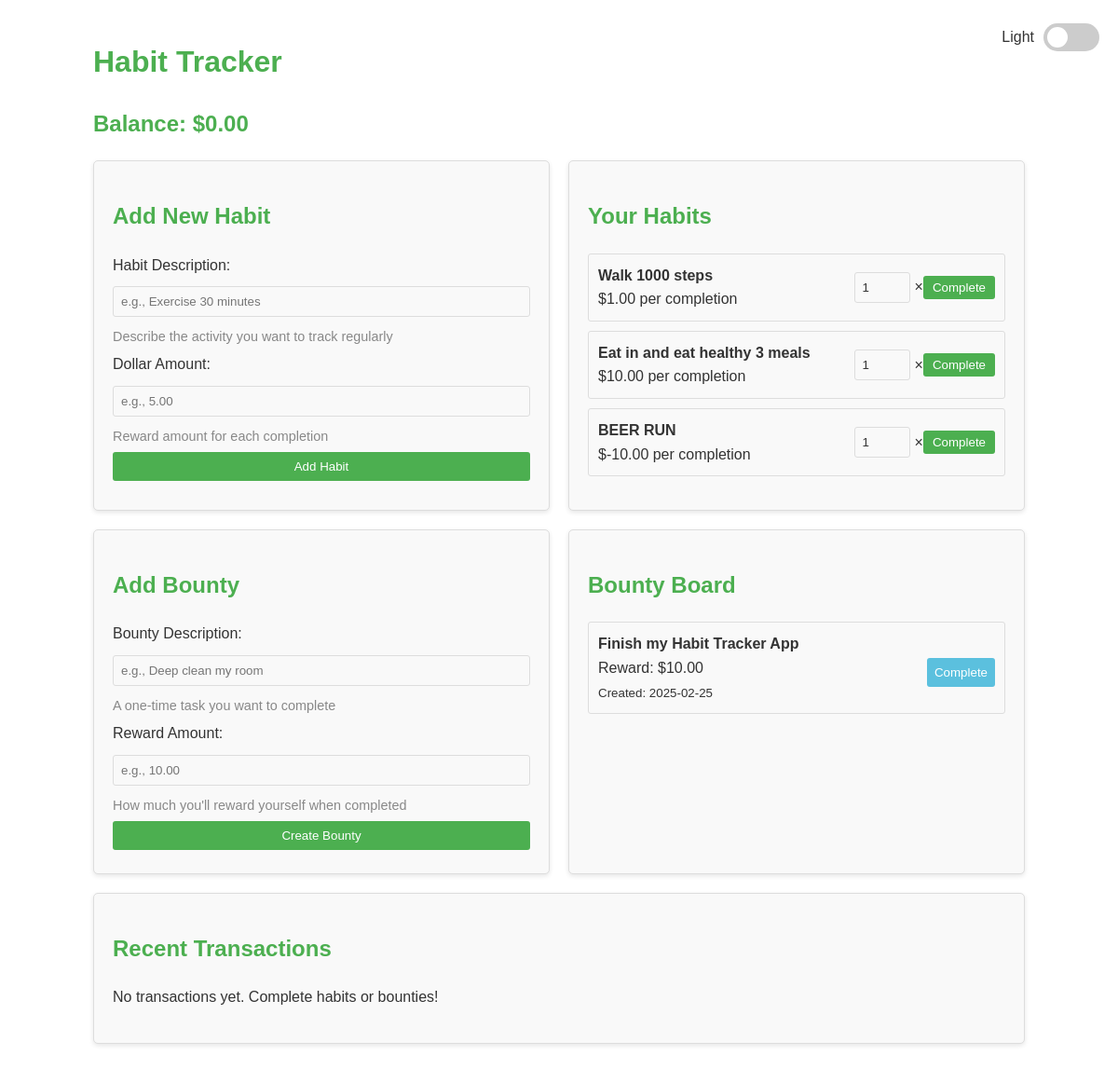
The page / on the database its author committed.
### tables this page shows
CREATE TABLE habits (
                    id INTEGER PRIMARY KEY,
                    description TEXT,
                    amount REAL
                );

CREATE TABLE bounties (
                    id INTEGER PRIMARY KEY,
                    description TEXT,
                    amount REAL,
                    date_created TEXT,
                    completed INTEGER DEFAULT 0
                );

### habit-app.py (the view)
@app.route('/')
def index():
    conn = get_db_connection()
    habits = conn.execute('SELECT id, description, amount FROM habits').fetchall()
    balance_row = conn.execute('SELECT SUM(amount * quantity) as total FROM transactions').fetchone()
    balance = balance_row['total'] if balance_row['total'] else 0
    transactions = conn.execute('''
        SELECT
            t.id,
            t.date,
            t.amount,
            t.quantity,
            (t.amount * t.quantity) as total_amount,
            CASE
                WHEN t.habit_id = -1 THEN t.bounty_description
                ELSE h.description
            END as description,
            t.habit_id
        FROM transactions t
        LEFT JOIN habits h ON t.habit_id = h.id
        ORDER BY t.id DESC LIMIT 10
    ''').fetchall()
    bounties = conn.execute('''
        SELECT id, description, amount, date_created
        FROM bounties
        WHERE completed = 0
        ORDER BY id DESC
    ''').fetchall()
    conn.close()
    return render_template('index.html', habits=habits, balance=balance,
                           transactions=transactions, bounties=bounties)

### habit-app.py (called while the page is built)
def get_db_connection():
    conn = sqlite3.connect('habit_tracker.db')
    conn.row_factory = sqlite3.Row  # This enables column access by name
    return conn

### templates/index.html (shortened to what this page needs)
<!DOCTYPE html>
<html lang="en">
<head>
</head>
<body>
    <h1>Habit Tracker</h1>
    <div class="theme-toggle">
        <span id="theme-label">Light</span>
        <label class="toggle-switch">
            <span class="toggle-slider"></span>
        </label>
    </div>
    <div class="balance">
        Balance: ${{ "%.2f"|format(balance) }}
    </div>
    <div class="container">
        <div class="section">
            <h2>Add New Habit</h2>
            <form action="{{ url_for('add_habit') }}" method="post">
                <div>
                    <label for="description">Habit Description:</label>
                    <input type="text" id="description" name="description" required placeholder="e.g., Exercise 30 minutes">
                    <div class="hint-text">Describe the activity you want to track regularly</div>
                </div>
                <div>
                    <label for="amount">Dollar Amount:</label>
                    <input type="number" id="amount" name="amount" step="0.01" required placeholder="e.g., 5.00">
                    <div class="hint-text">Reward amount for each completion</div>
                </div>
                <button type="submit">Add Habit</button>
            </form>
        </div>
        <div class="section">
            <h2>Your Habits</h2>
            {% if habits %}
                <ul class="habit-list">
                {% for habit in habits %}
                    <li class="habit-item">
                        <div class="habit-info">
                            <strong>{{ habit['description'] }}</strong>
                            <div>${{ "%.2f"|format(habit['amount']) }} per completion</div>
                        </div>
                        <div class="habit-actions">
                            <form action="{{ url_for('add_transaction') }}" method="post" style="margin: 0; display: flex; align-items: center;">
                                <input type="number" name="quantity" class="quantity-input" value="1" min="1" max="100">
                                <span>×</span>
                                <button type="submit" class="quick-log">Complete</button>
                            </form>
                        </div>
                    </li>
                {% endfor %}
                </ul>
            {% else %}
                <p>No habits added yet. Add your first habit!</p>
            {% endif %}
        </div>
    </div>
    <div class="container">
        <div class="section">
            <h2>Add Bounty</h2>
            <form action="{{ url_for('add_bounty') }}" method="post">
                <div>
                    <label for="bounty_description">Bounty Description:</label>
                    <input type="text" id="bounty_description" name="description" required placeholder="e.g., Deep clean my room">
                    <div class="hint-text">A one-time task you want to complete</div>
                </div>
                <div>
                    <label for="bounty_amount">Reward Amount:</label>
                    <input type="number" id="bounty_amount" name="amount" step="0.01" required placeholder="e.g., 10.00">
                    <div class="hint-text">How much you'll reward yourself when completed</div>
                </div>
                <button type="submit">Create Bounty</button>
            </form>
        </div>
        <div class="section">
            <h2>Bounty Board</h2>
            {% if bounties %}
                <ul class="bounty-list">
                {% for bounty in bounties %}
                    <li class="bounty-item">
                        <div class="habit-info">
                            <strong>{{ bounty['description'] }}</strong>
                            <div>Reward: ${{ "%.2f"|format(bounty['amount']) }}</div>
                            <div><small>Created: {{ bounty['date_created'] }}</small></div>
                        </div>
                        <form action="{{ url_for('complete_bounty', bounty_id=bounty['id']) }}" method="post">
                            <button type="submit" class="complete-button">Complete</button>
                        </form>
                    </li>
                {% endfor %}
                </ul>
            {% else %}
                <p>No active bounties. Add a bounty to motivate yourself!</p>
            {% endif %}
        </div>
    </div>
    <div class="section">
        <h2>Recent Transactions</h2>
        {% if transactions %}
            <ul class="transaction-list">
            {% for transaction in transactions %}
                <li class="transaction-item">
                    <strong>{{ transaction['description'] }}</strong>:
                    {% if transaction['habit_id'] == -1 %}
                        <span>Bounty Completed: ${{ "%.2f"|format(transaction['amount']) }}</span>
                    {% else %}
                        <span>${{ "%.2f"|format(transaction['amount']) }} × {{ transaction['quantity'] }} = ${{ "%.2f"|format(transaction['total_amount']) }}</span>
                    {% endif %}
                    <div><small>{{ transaction['date'] }}</small></div>
                </li>
            {% endfor %}
            </ul>
        {% else %}
            <p>No transactions yet. Complete habits or bounties!</p>
        {% endif %}
    </div>
</body>
</html>

### templates/index.html (style rules this page uses)
:root { --bg-color: #ffffff; --text-color: #333333; --card-bg: #f9f9f9; --border-color: #dddddd; --accent-color: #4CAF50; --accent-hover: #3e8e41; --success-bg: #dff0d8; --success-color: #3c763d; --error-bg: #f2dede; --error-color: #a94442; --button-text: white; --header-color: #4CAF50; --hint-color: #888888; }
body { font-family: Arial, sans-serif; max-width: 1000px; margin: 0 auto; padding: 20px; line-height: 1.6; background-color: var(--bg-color); color: var(--text-color); transition: all 0.3s ease; }
.theme-toggle { position: absolute; top: 20px; right: 20px; display: flex; align-items: center; }
.toggle-switch { position: relative; display: inline-block; width: 60px; height: 30px; margin-left: 10px; }
.toggle-slider { position: absolute; cursor: pointer; top: 0; left: 0; right: 0; bottom: 0; background-color: #ccc; transition: .4s; border-radius: 30px; }
.toggle-slider:before { position: absolute; content: ""; height: 22px; width: 22px; left: 4px; bottom: 4px; background-color: white; transition: .4s; border-radius: 50%; }
.container { display: flex; flex-wrap: wrap; gap: 20px; }
.section { flex: 1; min-width: 300px; border: 1px solid var(--border-color); padding: 20px; border-radius: 5px; margin-bottom: 20px; background-color: var(--card-bg); box-shadow: 0 2px 5px rgba(0,0,0,0.1); }
h1, h2 { color: var(--header-color); }
.balance { font-size: 1.5em; font-weight: bold; margin: 20px 0; color: var(--accent-color); }
.hint-text { color: var(--hint-color); font-size: 0.9em; margin-top: 5px; }
.habit-list, .transaction-list, .bounty-list { list-style-type: none; padding: 0; }
.habit-item, .transaction-item, .bounty-item { padding: 10px; margin-bottom: 10px; background-color: var(--card-bg); border: 1px solid var(--border-color); border-radius: 3px; display: flex; justify-content: space-between; align-items: center; }
.habit-info { flex: 1; }
.habit-actions { display: flex; align-items: center; gap: 10px; }
form { margin-top: 10px; }
label { display: block; margin: 5px 0; }
input, select, button { padding: 8px; margin: 5px 0; width: 100%; box-sizing: border-box; border-radius: 3px; border: 1px solid var(--border-color); background-color: var(--card-bg); color: var(--text-color); }
button { background-color: var(--accent-color); color: var(--button-text); border: none; cursor: pointer; transition: background-color 0.3s; }
.quantity-input { width: 60px; margin: 0 5px; }
.quick-log { width: auto; padding: 5px 10px; white-space: nowrap; }
.complete-button { background-color: #5bc0de; }

### rows shown on the page
habits: description "Walk 1000 steps", amount "1.00"
habits: description "Eat in and eat healthy 3 meals", amount "10.00"
habits: description "BEER RUN", amount "-10.00"
bounties: description "Finish my Habit Tracker App", amount "10.00", date_created "2025-02-25"

### other values the page prints
{{ "%.2f"|format(balance) }} "0.00"
